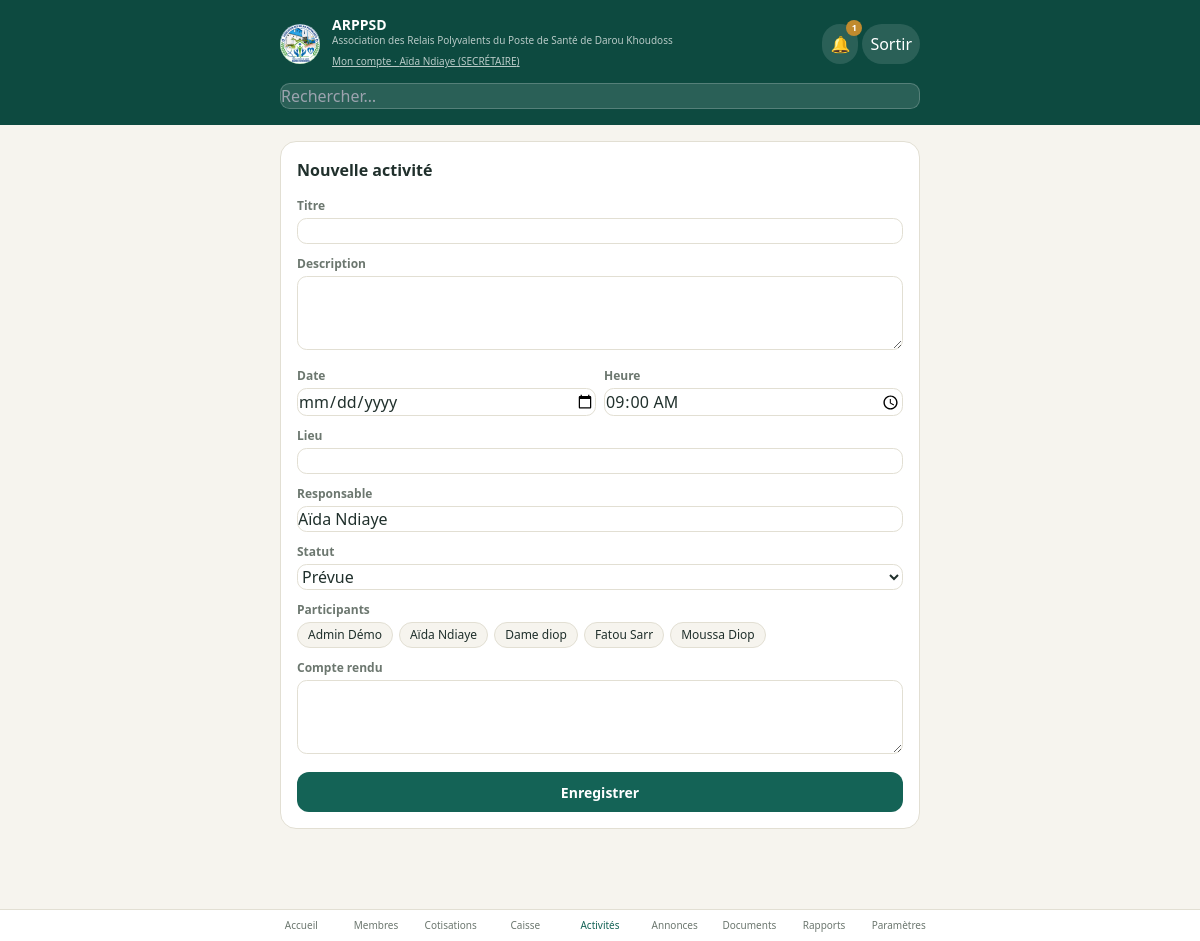
/activites/nouvelle (signed in), run on the app's committed database.
### tables this page shows
CREATE TABLE setting (
    key TEXT PRIMARY KEY,
    value TEXT
);

CREATE TABLE member (
    id TEXT PRIMARY KEY,
    first_name TEXT NOT NULL,
    last_name TEXT NOT NULL,
    phone TEXT, address TEXT, fonction TEXT DEFAULT 'MEMBRE',
    member_code TEXT, join_date TEXT, status TEXT DEFAULT 'actif',
    notes TEXT, is_demo INTEGER DEFAULT 0, password_hash TEXT
);

### app.py (the view, shortened to what this page needs)
@app.route("/activites/nouvelle", methods=["GET", "POST"])
@login_required
@require_perm("manage_activities")
def activity_new():
    members_list = db.get_members("actif")
    return render_template("activity_form.html", activity=None, members=members_list)

### app.py (called while the page is built)
@app.after_request
def backup_db_after_write(response):
    if request.method == "POST" and response.status_code < 400 and gdrive.is_configured():
        try:
            gdrive.backup_db_file(db.DB_PATH)
        except Exception:
            pass
    return response

def get_permissions():
    return db.get_setting("permissions", DEFAULT_PERMISSIONS)

def current_user():
    uid = session.get("user_id")
    if not uid:
        return None
    m = db.get_member(uid)
    if not m or m.status != "actif":
        session.clear()
        return None
    return {"id": m.id, "name": m.full_name, "role": m.fonction}

def current_perms():
    user = current_user()
    if not user:
        return {}
    return get_permissions().get(user["role"], {})

def login_required(fn):
    @wraps(fn)
    def wrapper(*args, **kwargs):
        if not current_user():
            return redirect(url_for("login"))
        return fn(*args, **kwargs)
    return wrapper

def require_perm(key):
    def decorator(fn):
        @wraps(fn)
        def wrapper(*args, **kwargs):
            if not current_perms().get(key):
                flash("Vous n'avez pas la permission d'effectuer cette action.", "danger")
                return redirect(url_for("dashboard"))
            return fn(*args, **kwargs)
        return wrapper
    return decorator

@app.context_processor
def inject_globals():
    user = current_user()
    unread = db.count_unread_notifications(user["id"], user["role"]) if user else 0
    return dict(
        current_user=user,
        perms=current_perms(),
        org_name=db.get_setting("org_name", "Association des Relais Polyvalents du Poste de Santé de Darou Khoudoss"),
        org_acronym=db.get_setting("org_acronym", "ARPPSD"),
        MONTHS_FR=MONTHS_FR,
        unread_notifications=unread,
    )

### db.py (called while the page is built)
def get_db():
    if "db" not in g:
        g.db = sqlite3.connect(DB_PATH)
        g.db.row_factory = sqlite3.Row
        g.db.execute("PRAGMA foreign_keys = ON")
    return g.db

def _parse_date(value):
    if not value:
        return None
    return datetime.strptime(value, "%Y-%m-%d").date()

def row_to_member(r):
    if r is None:
        return None
    d = Row(dict(r))
    d.join_date = _parse_date(d.get("join_date"))
    d.full_name = f"{d.get('first_name','')} {d.get('last_name','')}"
    return d

def get_member(member_id):
    db = get_db()
    return row_to_member(db.execute("SELECT * FROM member WHERE id = ?", (member_id,)).fetchone())

### templates/activity_form.html (shortened to what this page needs)
{% extends "base.html" %}
{% set active_nav = "activities" %}
{% block content %}
<div class="card">
  <h2 class="font-bold text-base mb-4">{{ 'Modifier l\'activité' if activity else 'Nouvelle activité' }}</h2>
  <form method="POST" class="space-y-3">
    <label class="block">
      <span class="block text-xs font-semibold mb-1" style="color:var(--muted)">Titre</span>
      <input name="title" required value="{{ activity.title if activity else '' }}">
    </label>
    <label class="block">
      <span class="block text-xs font-semibold mb-1" style="color:var(--muted)">Description</span>
      <textarea name="description" rows="3">{{ activity.description if activity else '' }}</textarea>
    </label>
    <div class="grid grid-cols-2 gap-2">
      <label class="block">
        <span class="block text-xs font-semibold mb-1" style="color:var(--muted)">Date</span>
        <input type="date" name="date" required value="{{ activity.date.isoformat() if activity else '' }}">
      </label>
      <label class="block">
        <span class="block text-xs font-semibold mb-1" style="color:var(--muted)">Heure</span>
        <input type="time" name="time" value="{{ activity.time if activity else '09:00' }}">
      </label>
    </div>
    <label class="block">
      <span class="block text-xs font-semibold mb-1" style="color:var(--muted)">Lieu</span>
      <input name="location" value="{{ activity.location if activity else '' }}">
    </label>
    <label class="block">
      <span class="block text-xs font-semibold mb-1" style="color:var(--muted)">Responsable</span>
      <input name="responsable" value="{{ activity.responsable if activity else current_user.name }}">
    </label>
    <label class="block">
      <span class="block text-xs font-semibold mb-1" style="color:var(--muted)">Statut</span>
      <select name="status">
        {% for s in ['prévue','en cours','réalisée','annulée'] %}
          <option value="{{ s }}" {% if activity and activity.status == s %}selected{% endif %}>{{ s|capitalize }}</option>
        {% endfor %}
      </select>
    </label>
    <div>
      <span class="block text-xs font-semibold mb-1" style="color:var(--muted)">Participants</span>
      <div class="flex flex-wrap gap-1.5">
        {% set participant_ids = activity.participants|map(attribute='id')|list if activity else [] %}
        {% for m in members %}
        <label class="px-2.5 py-1 rounded-full text-xs cursor-pointer"
               style="border:1px solid var(--border); background: {{ 'var(--primary)' if m.id in participant_ids else 'var(--bg)' }}; color: {{ '#fff' if m.id in participant_ids else 'var(--ink)' }};">
          {{ m.first_name }} {{ m.last_name }}
        </label>
        {% endfor %}
      </div>
    </div>
    <label class="block">
      <span class="block text-xs font-semibold mb-1" style="color:var(--muted)">Compte rendu</span>
      <textarea name="report" rows="3">{{ activity.report if activity else '' }}</textarea>
    </label>
    <button type="submit" class="btn btn-primary w-full">Enregistrer</button>
  </form>
</div>
{% endblock %}

### templates/base.html (shortened to what this page needs)
<!DOCTYPE html>
<html lang="fr">
<head>
  <script src="https://cdn.tailwindcss.com"></script>
</head>
<body class="min-h-screen flex flex-col">
  {% if current_user %}
  <div style="background: var(--primary-dark);" class="text-white">
    <div class="max-w-2xl mx-auto px-4 pt-4 pb-3 flex items-center justify-between">
      <div class="flex items-center gap-3">
        <img src="{{ url_for('static', filename='logo.jpg') }}" alt="Logo {{ org_acronym }}"
             class="w-10 h-10 rounded-full object-cover flex-shrink-0">
        <div>
          <div class="font-bold text-sm leading-tight">{{ org_acronym }}</div>
          <div class="text-[10px] opacity-70 leading-snug">{{ org_name }}</div>
          <a href="{{ url_for('my_account') }}" class="text-[10px] underline opacity-70">Mon compte · {{ current_user.name }} ({{ current_user.role }})</a>
        </div>
      </div>
      <div class="flex items-center gap-1 flex-shrink-0">
        <a href="{{ url_for('notifications') }}" class="p-2 rounded-full relative" style="background: rgba(255,255,255,.12);" aria-label="Notifications">
          🔔
          {% if unread_notifications %}
          <span class="absolute -top-1 -right-1 text-[9px] font-bold rounded-full w-4 h-4 flex items-center justify-center"
                style="background: var(--accent); color:#fff;">{{ unread_notifications if unread_notifications < 10 else '9+' }}</span>
          {% endif %}
        </a>
        <a href="{{ url_for('logout') }}" class="p-2 rounded-full" style="background: rgba(255,255,255,.12);">Sortir</a>
      </div>
    </div>
    <div class="max-w-2xl mx-auto px-4 pb-4">
      <form method="GET" action="{{ url_for('search') }}">
        <input name="q" placeholder="Rechercher…" value="{{ request.args.get('q', '') }}"
               style="background: rgba(255,255,255,.12); border:1px solid rgba(255,255,255,.2); color:#fff;">
      </form>
    </div>
  </div>
  {% endif %}
  <div class="flex-1 w-full max-w-2xl mx-auto px-4 pt-4 {% if current_user %}pb-28{% endif %}">
    {% block content %}{% endblock %}
  </div>
  {% if current_user %}
  <nav class="fixed bottom-0 left-0 right-0 flex" style="background: var(--surface); border-top:1px solid var(--border);">
    <div class="flex mx-auto max-w-2xl w-full overflow-x-auto">
      {% set nav_items = [
        ('dashboard', 'Accueil', url_for('dashboard')),
        ('members', 'Membres', url_for('members')),
        ('contributions', 'Cotisations', url_for('contributions')),
        ('caisse', 'Caisse', url_for('caisse')),
        ('activities', 'Activités', url_for('activities')),
        ('announcements', 'Annonces', url_for('announcements')),
        ('documents', 'Documents', url_for('documents')),
        ('reports', 'Rapports', url_for('reports')),
        ('settings', 'Paramètres', url_for('settings_view')),
      ] %}
      {% for key, label, href in nav_items %}
        <a href="{{ href }}" class="navlink flex flex-col items-center justify-center gap-0.5 py-2 flex-1 min-w-[64px] text-[10px] font-medium {% if active_nav == key %}active{% endif %}">
          {{ label }}
        </a>
      {% endfor %}
    </div>
  </nav>
  {% endif %}
</body>
</html>

### templates/base.html (style rules this page uses)
:root { --bg:#F6F4EE; --surface:#FFFFFF; --primary:#146356; --primary-dark:#0D4A40; --primary-light:#E6F0ED; --accent:#C08A2E; --accent-light:#F5EBD8; --ink:#20302C; --muted:#6C776F; --border:#E2DFD3; --danger:#B14A3D; --danger-light:#F7E9E6; --success:#2E7D53; --success-light:#E5F2EA; --warning:#B08628; --warning-light:#F5EEDA; }
body { background: var(--bg); color: var(--ink); font-family: ui-sans-serif, system-ui, sans-serif; }
.card { background: var(--surface); border: 1px solid var(--border); border-radius: 1rem; padding: 1rem; }
.btn { display:inline-flex; align-items:center; justify-content:center; gap:.4rem; border-radius:.75rem; padding:.6rem 1rem; font-weight:600; font-size:.875rem; }
.btn-primary { background: var(--primary); color:#fff; }
input, select, textarea { width:100%; padding:.6rem .75rem; border-radius:.6rem; border:1px solid var(--border); background:#fff; font-size:.875rem; }
.navlink.active { color: var(--primary) !important; }
.navlink { color: var(--muted); }

### data on the page
setting: value "ARPPSD"
setting: value "Association des Relais Polyvalents du Poste de Santé de Darou Khoudoss"
member: role "SECRÉTAIRE", first_name "Aïda", last_name "Ndiaye"
member: first_name "Admin", last_name "Démo"
member: first_name "Dame", last_name "diop"
member: first_name "Fatou", last_name "Sarr"
member: first_name "Moussa", last_name "Diop"

### other printed values
{{ current_user.name }} "Aïda Ndiaye"
{{ unread_notifications if unread_notifications < 10 else '9+' }} "1"
{{ 'Modifier l\'activité' if activity else 'Nouvelle activité' }} "Nouvelle activité"
{{ label }} "Accueil" "Membres" "Cotisations" "Caisse" "Activités" "Annonces" "Documents" "Rapports" "Paramètres"
form field status "Prévue"
